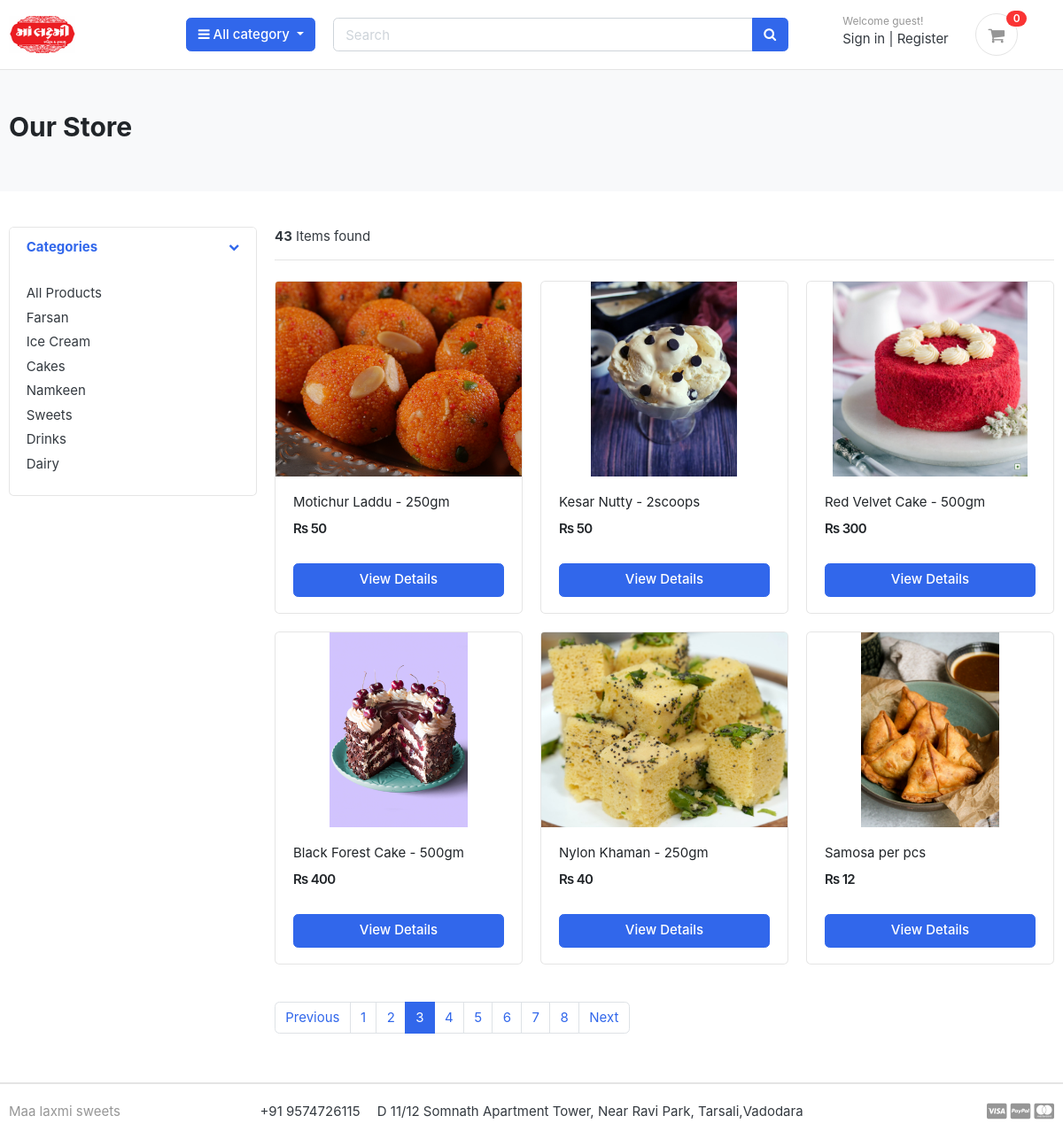
The page /store/?page=3 on the database its author committed.
### category/models.py (models this page shows, shortened)
class Category(models.Model):
    category_name = models.CharField(max_length=50,unique=True)
    slug = models.SlugField(max_length=100,unique=True)
    description = models.TextField(max_length=255,blank=True)
    category_image = models.ImageField(upload_to='photos/Categories',blank=True)
    class Meta:
        verbose_name = 'category'
        verbose_name_plural = 'categories'
    def get_url(self):
        return reverse('products_by_category',args=[self.slug])

### store/models.py (models this page shows, shortened)
class Product(models.Model):
    product_name = models.CharField(max_length=200,unique=True)
    slug = models.SlugField(max_length=200,unique=True)
    description = models.TextField(max_length=500,blank=True)
    price = models.IntegerField()
    images = models.ImageField(upload_to='photos/products')
    stock = models.IntegerField()
    is_available = models.BooleanField(default=True)
    category = models.ForeignKey(Category, on_delete=models.CASCADE)
    created_date = models.DateTimeField(auto_now_add=True)
    modified_date = models.DateTimeField(auto_now=True)
    def get_url(self):
        return reverse('product_detail',args=[self.category.slug,self.slug])

### store/views.py (the view)
# urls.py: path('store/',include('store.urls')),
def store(request, category_slug=None):
    categories = None
    products = None
    if category_slug != None:
        categories = get_object_or_404(Category, slug=category_slug)
        products = Product.objects.filter(
            category=categories, is_available=True)
        paginator = Paginator(products, 6)
        page = request.GET.get('page')
        paged_products = paginator.get_page(page)
        product_count = products.count()
    else:
        products = Product.objects.all().filter(is_available=True).order_by('id')
        paginator = Paginator(products, 6)
        page = request.GET.get('page')
        paged_products = paginator.get_page(page)
        product_count = products.count()
    context = {
        'products': paged_products,
        'product_count': product_count,
    }
    return render(request, 'store/store.html', context)

### carts/context_processors.py (called while the page is built)
def counter(request):
    cart_count = 0
    if 'admin' in request.path:
        return {}
    else:
        try:
            cart = Cart.objects.filter(cart_id=_cart_id(request))
            if request.user.is_authenticated:
                cart_items = CartItem.objects.all().filter(user=request.user)
            else:
                cart_items = CartItem.objects.all().filter(cart=cart[:1])
            for cart_item in cart_items:
                cart_count += cart_item.quantity
        except Cart.DoesNotExist:
            cart_count = 0
    return dict(cart_count=cart_count)

### carts/views.py (called while the page is built)
def _cart_id(request):
    cart = request.session.session_key
    if not cart:
        cart = request.session.create()
    return cart

### category/context_processors.py (called while the page is built)
def menu_links(request):
    links = Category.objects.all()
    return dict(links=links)

### templates/store/store.html
{% extends 'base.html' %}
{% load static %}
{% block content %}
<section class="section-pagetop bg">
    <div class="container">
        {% if 'search' in request.path %}
        <h2 class="title-page">Search Result</h2>
        {% else %}
        <h2 class="title-page">Our Store</h2>
        {% endif %}
    </div>
    </section>
    <section class="section-content padding-y">
    <div class="container">
    <div class="row">
        <aside class="col-md-3">
    <div class="card">
        <article class="filter-group">
            <header class="card-header">
                <a href="#" data-toggle="collapse" data-target="#collapse_1" aria-expanded="true" class="">
                    <i class="icon-control fa fa-chevron-down"></i>
                    <h6 class="title">Categories</h6>
                </a>
            </header>
            <div class="filter-content collapse show" id="collapse_1" style="">
                <div class="card-body">
                    <ul class="list-menu">
                    <li><a href="{% url 'store' %}">All Products </a></li>
                    {% for category in links %}
                    <li><a href="{{category.get_url}}">{{category.category_name}} </a></li>
                    {% endfor %}
                    </ul>
                </div>
            </div>
        </article>
    </div>
        </aside>
        <main class="col-md-9">
    <header class="border-bottom mb-4 pb-3">
            <div class="form-inline">
                <span class="mr-md-auto"><b>{{product_count}}</b> Items found </span>
            </div>
    </header>
    <div class="row">
        {% if products %}
        {% for product in products %}
        <div class="col-md-4">
            <figure class="card card-product-grid">
                <div class="img-wrap">
                    <a href="{{product.get_url}}"> <img src="{{product.images.url}}"></a>
                </div>
                <figcaption class="info-wrap">
                    <div class="fix-height">
                        <a href="{{product.get_url}}" class="title">{{product.product_name}}</a>
                        <div class="price-wrap mt-2">
                            <span class="price">Rs {{product.price}}</span>
                        </div>
                    </div>
                    <a href="{{product.get_url}}" class="btn btn-block btn-primary">View Details </a>
                </figcaption>
            </figure>
        </div>
        {% endfor %}
        {% else %}
        <div><h2>No Results Found</h2></div>
        {% endif %}
    </div>
    <nav class="mt-4" aria-label="Page navigation sample">
        {%  if products.has_other_pages %}
      <ul class="pagination">
          {% if products.has_previous %}
        <li class="page-item"><a class="page-link" href="?page={{products.previous_page_number}}">Previous</a></li>
        {% else %}
        <li class="page-item disabled"><a class="page-link" href="#">Previous</a></li>
        {% endif %}
        {% for i in products.paginator.page_range %}
        {% if products.number == i %}
        <li class="page-item active"><a class="page-link" href="#">{{i}}</a></li>
        {% else %}
        <li class="page-item"><a class="page-link" href="?page={{i}}">{{i}}</a></li>
        {% endif %}
        {% endfor %}
        {% if products.has_next %}
        <li class="page-item"><a class="page-link" href="?page={{products.next_page_number}}">Next</a></li>
        {% else %}
        <li class="page-item disabled"><a class="page-link" href="#">Next</a></li>
        {% endif %}
      </ul>
      {% endif %}
    </nav>
        </main>
    </div>
    </div>
    </section>
    {% endblock %}

### static/css/ui.css (style rules this page uses)
html { font-family: "Inter", sans-serif; font-size: 15px; }
.img-wrap { text-align: center; display: block; }
.img-wrap img { max-width: 100%; }
.price-wrap { letter-spacing: -0.7px; }
.padding-y { padding-top: 40px; padding-bottom: 40px; }
figure { margin-bottom: 0; }
article:after, .form-group:after { display: block; clear: both; content: ""; }
.bg { background-color: #f8f9fa; }
.title-page { color: #212529; }
[class*=list-] li:after { visibility: hidden; display: block; content: ""; overflow: hidden; height: 0; clear: both; }
.list-menu { list-style: none; margin: 0; padding-left: 0; }
.list-menu li { margin-bottom: 5px; }
.list-menu a { color: #343a40; }
[class*=card-product] a.title { color: #212529; display: block; }
[class*=card-product] .img-wrap { overflow: hidden; position: relative; }
[class*=card-product] .img-wrap img { height: 100%; max-width: 100%; width: auto; display: inline-block; -o-object-fit: cover; object-fit: cover; }
.card-product-grid { margin-bottom: 20px; }
.card-product-grid .img-wrap { border-radius: 0.2rem 0.2rem 0 0; height: 220px; }
.card-product-grid .info-wrap { overflow: hidden; padding: 18px 20px; }
.card-product-grid .fix-height { height: 80px; overflow: hidden; }
.card .img-wrap { overflow: hidden; }
.price { font-weight: 600; color: #212529; }
.icon-control { margin-top: 5px; float: right; font-size: 80%; }
.card-header .title { margin-bottom: 0; line-height: 1.5; }
.filter-group { border-bottom: 1px solid #e4e4e4; }
.filter-group .card-header { border-bottom: 0; }
.filter-group:last-child { border-bottom: 0; }
.section-pagetop { padding: 45px 0; }

### rows shown on the page
Category: category_name "Farsan"
Category: category_name "Ice Cream"
Category: category_name "Cakes"
Category: category_name "Namkeen"
Category: category_name "Sweets"
Category: category_name "Drinks"
Category: category_name "Dairy"
Product: images (picture), product_name "Motichur Laddu - 250gm", price "50"
Product: images (picture), product_name "Kesar Nutty - 2scoops", price "50"
Product: images (picture), product_name "Red Velvet Cake - 500gm", price "300"
Product: images (picture), product_name "Black Forest Cake - 500gm", price "400"
Product: images (picture), product_name "Nylon Khaman - 250gm", price "40"
Product: images (picture), product_name "Samosa per pcs", price "12"

### other values the page prints
{{ cart_count }} "0"
{{ product_count }} "43"
{{ i }} "1" "2" "4" "5" "6" "7" "8"
{{ i }} "3"
